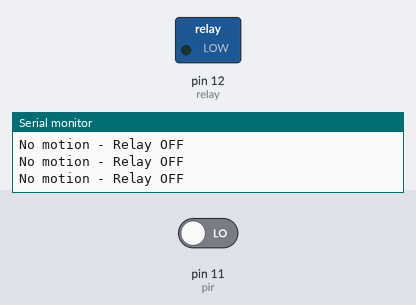
The sketch below on a simulated Arduino Uno, built with avr-gcc and run on an emulated ATmega328P. Parts: switched loads named in the sketch (green lamp = pin HIGH), the last lines printed to the serial monitor. The test bench sets the inputs (shaded band); at power-on: pin 11 (pir) LOW.

Above: at 1.2 s.
1.3 s: pin 11 (pir) driven HIGH
At 2.5 s:
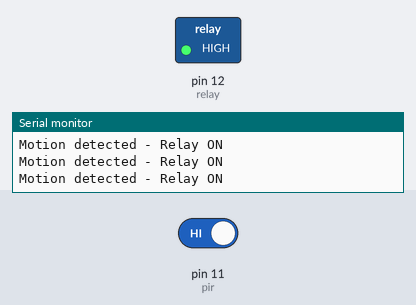
2.9 s: pin 11 (pir) driven LOW
At 3.7 s:
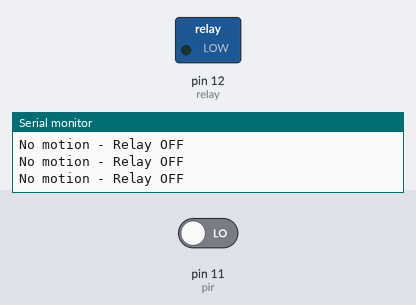
Timing chart, 0 to 5.9 s (numbered marks = the images above; inputs shaded):
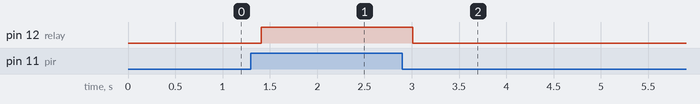

Measured:
- after the input at 1.3 s, pin 12 (relay): LOW → HIGH after 0.11 s
- after the input at 2.9 s, pin 12 (relay): HIGH → LOW after 0.11 s

The sketch:

Relay_Module.ino
```cpp
/*
  Project: Relay Module with PIR Sensor
  Description:
    - Controls a relay based on motion detected by a PIR sensor.
    - When motion is detected, relay turns ON; otherwise, it turns OFF.
*/

#define relay 12  // Relay signal pin connected to pin 12
#define pir 11    // PIR sensor connected to pin 11

void setup() {
  pinMode(relay, OUTPUT);  // Set relay pin as output
  pinMode(pir, INPUT);     // Set PIR sensor pin as input

  digitalWrite(relay, LOW); // Initialize relay in OFF (Normally Open) state
  Serial.begin(9600);
  Serial.println("Relay Module Initialized. Waiting for motion...");
}

void loop() {
  int pir_value = digitalRead(pir); // Read PIR sensor value

  if (pir_value == HIGH) {          // Motion detected
    digitalWrite(relay, HIGH);      // Turn ON relay
    Serial.println("Motion detected - Relay ON");
  }
  else {                            // No motion detected
    digitalWrite(relay, LOW);       // Turn OFF relay
    Serial.println("No motion - Relay OFF");
  }

  delay(200); // Small delay for stability
}
```
